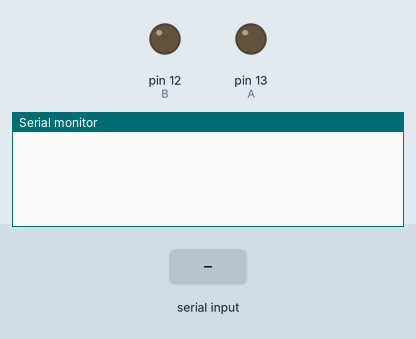
Recording of a sketch running on a simulated Arduino Uno, built with avr-gcc and run on an emulated ATmega328P. On the bench: output pins drawn as LEDs (lit = HIGH), the last lines printed to the serial monitor. The inputs (shaded band) are chosen by the test bench.

Above: at 1.2 s.
1.3 s: "clear\n" received over Serial
At 3.5 s:
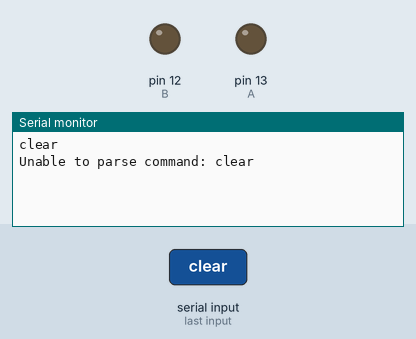
3.8 s: "a_on\n" received over Serial
At 5.4 s:
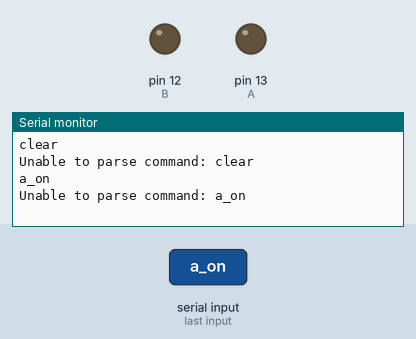
6.3 s: "b_on\n" received over Serial
At 8.5 s:
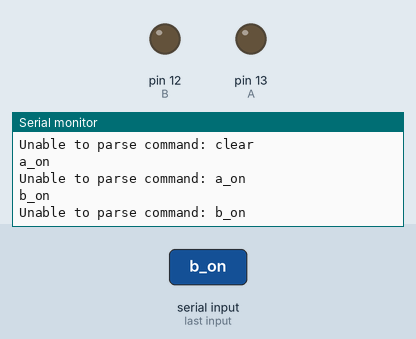

The sketch:

bluetooth.ino
```cpp
String data;

const int A = 13;
const int B = 12;


String readString;

void setup() {
  Serial.begin(9600);

  pinMode(A, OUTPUT);
  pinMode(B, OUTPUT);
}

void loop() {
  while (Serial.available()) {
    readString = Serial.readString();

    if (readString.length() > 0) {
      boolean valid = debug(readString);

      if (valid) {
        parseData(readString);
      }
    }
  }
}

boolean debug(String data) {
  if (data != NULL) {
    Serial.print(data);
    Serial.print("\n");

    return true;
  }

  return false;
}

void parseData(String data) {
  clearPins();

  if (data == "clear") {
    clearPins();
  } else if (data == "a_on") {
    digitalWrite(A, HIGH);
  } else if (data == "b_on") {
    digitalWrite(B, HIGH);
  } else {
    Serial.print("Unable to parse command: ");
    Serial.print(data);
    Serial.print("\n");
  }
}

void clearPins() {
    digitalWrite(A, LOW);
    digitalWrite(B, LOW);
}
```

Measured:
- after the input at 1.3 s, the serial monitor: prints a new line after 1.0 s (image 1)
- after the input at 3.8 s, the serial monitor: prints a new line after 1.0 s (image 2)
- after the input at 6.3 s, the serial monitor: prints a new line after 1.0 s (image 3)
